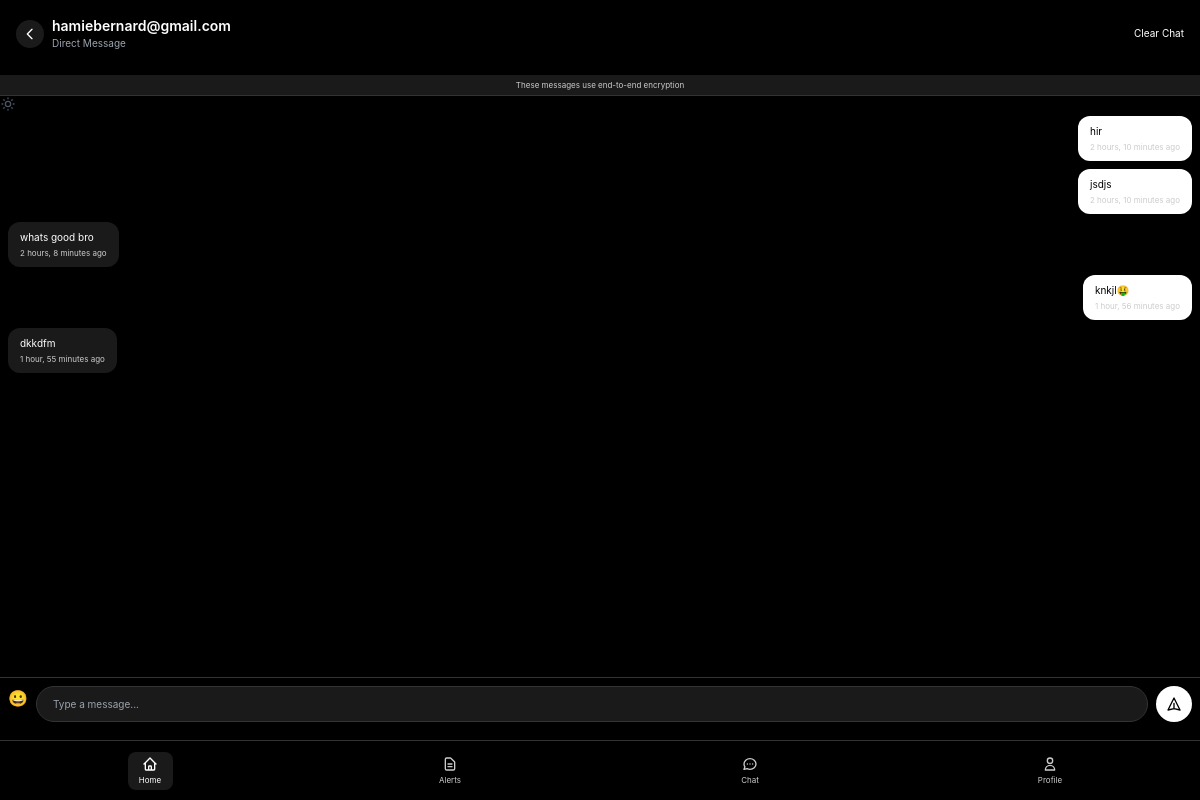
Page /dm/2/ (signed in) on the earlier database version.
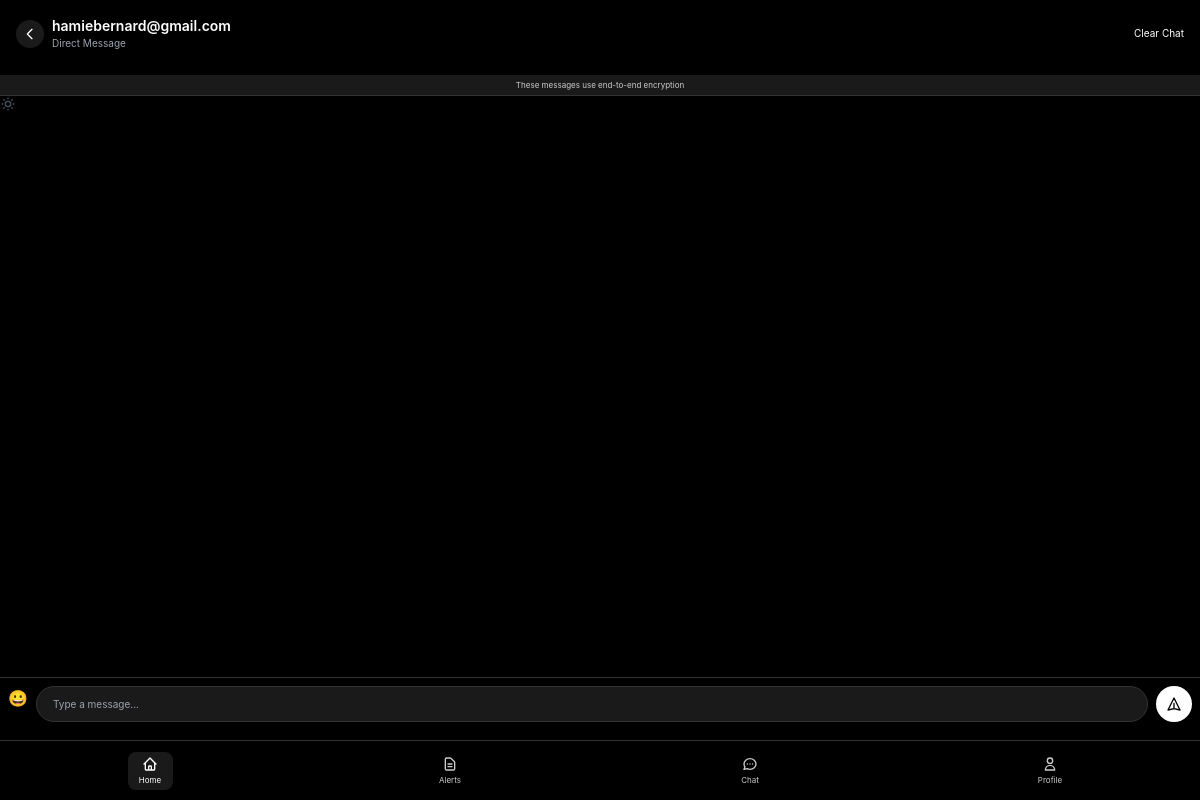
Same page on the later database version.
### core/models.py (models this page shows, shortened)
class Message(models.Model):
    sender = models.ForeignKey(User, on_delete=models.CASCADE, related_name='sent_messages')
    recipient = models.ForeignKey(User, on_delete=models.CASCADE, related_name='received_messages')
    content = models.TextField()
    timestamp = models.DateTimeField(auto_now_add=True)
    is_read = models.BooleanField(default=False)

### core/views.py (the view)
# urls.py: path('dm/<int:user_id>/', DMView.as_view(), name='dm'),
class DMView(LoginRequiredMixin, TemplateView):
    template_name = 'dm.html'
    def get_context_data(self, **kwargs):
        context = super().get_context_data(**kwargs)
        user = self.request.user
        other_user_id = self.kwargs['user_id']
        other_user = get_object_or_404(User, id=other_user_id)
        messages = Message.objects.filter(
            (Q(sender=user, recipient=other_user) | Q(sender=other_user, recipient=user))
        ).order_by('timestamp')
        messages.filter(recipient=user, is_read=False).update(is_read=True)
        context['other_user'] = other_user
        context['messages'] = messages
        context['last_message_id'] = messages.last().id if messages.exists() else 0
        return context

### core/templates/dm.html (shortened to what this page needs)
{% load static %}
<!DOCTYPE html>
<html lang="en" class="dark">
<head>
  <script src="https://cdn.tailwindcss.com"></script>
  <link href="https://fonts.cdnfonts.com/css/maria-2" rel="stylesheet">
</head>
<body>
  <div id="app-container">
    <div class="px-4 pt-4 pb-3">
      <div class="flex items-center justify-between mb-3">
        <div class="flex items-center space-x-2">
          <a href="{% url 'inbox' %}" class="p-1.5 rounded-full bg-white/10">
            <svg class="w-4 h-4 text-white" fill="none" stroke="currentColor" viewBox="0 0 24 24">
              <path stroke-linecap="round" stroke-linejoin="round" stroke-width="2" d="M15 19l-7-7 7-7" />
            </svg>
          </a>
          <div>
            <h2 class="header-title text-sm font-semibold text-white">{{ other_user.username }}</h2>
            <p class="header-desc text-8px text-gray-400">Direct Message</p>
          </div>
        </div>
        <button class="clear-chat-btn" onclick="clearChat()">Clear Chat</button>
      </div>
    </div>
    <div class="encryption-notice">
      These messages use end-to-end encryption
    </div>
    <div class="theme-toggle" onclick="toggleTheme()">
    </div>
    <div class="chat-container content" id="chat-container">
      {% for msg in messages %}
        <div class="chat-message {% if msg.sender == request.user %}sent{% else %}received{% endif %}" data-message-id="{{ msg.id }}">
          {{ msg.content }}
          <div class="message-time">{{ msg.timestamp|timesince }} ago</div>
        </div>
      {% endfor %}
    </div>
    <div class="chat-form">
      <span class="emoji-button" id="emoji-button">😀</span>
      <input type="text" id="chat-input" class="chat-input" placeholder="Type a message..." autocomplete="off">
      <button type="button" id="send-btn" class="send-btn">
        <svg class="w-4 h-4" fill="none" stroke="currentColor" viewBox="0 0 24 24">
          <path stroke-linecap="round" stroke-linejoin="round" stroke-width="2" d="M12 19l9 2-9-18-9 18 9-2zm0 0v-8" />
        </svg>
      </button>
    </div>
    {% include 'bottom_nav.html' %}
  </div>
</body>
</html>

### core/templates/bottom_nav.html (shortened to what this page needs)
<div class="bottom-nav">
  <a href="{% url 'home' %}" class="nav-item active">
    <svg class="w-4 h-4 mb-0.5" fill="none" stroke="currentColor" viewBox="0 0 24 24"><path stroke-linecap="round" stroke-linejoin="round" stroke-width="2" d="M3 12l2-2m0 0l7-7 7 7M5 10v10a1 1 0 001 1h3m10-11l2 2m-2-2v10a1 1 0 01-1 1h-3m-6 0a1 1 0 001-1v-4a1 1 0 011-1h2a1 1 0 011 1v4a1 1 0 001 1m-6 0h6"></path></svg>
    <span class="text-7px">Home</span>
  </a>
  <a href="{% url 'alert' %}" class="nav-item">
    <svg class="w-4 h-4 mb-0.5" fill="none" stroke="currentColor" viewBox="0 0 24 24"><path stroke-linecap="round" stroke-linejoin="round" stroke-width="2" d="M9 12h6m-6 4h6m2 5H7a2 2 0 01-2-2V5a2 2 0 012-2h5.586a1 1 0 01.707.293l5.414 5.414a1 1 0 01.293.707V19a2 2 0 01-2 2z"></path></svg>
    <span class="text-7px">Alerts</span>
  </a>
<a href="{% url 'inbox' %}" class="nav-item">
    <span class="text-7px">Chat</span>
  </a>
  <a href="{% url 'profile' %}" class="nav-item">
    <svg class="w-4 h-4 mb-0.5" fill="none" stroke="currentColor" viewBox="0 0 24 24"><path stroke-linecap="round" stroke-linejoin="round" stroke-width="2" d="M16 7a4 4 0 11-8 0 4 4 0 018 0zM12 14a7 7 0 00-7 7h14a7 7 0 00-7-7z"></path></svg>
    <span class="text-7px">Profile</span>
  </a>
</div>

### core/templates/dm.html (style rules this page uses)
:root { --primary: #000000; --secondary: #FFFFFF; --accent: #AAAAAA; --surface: #000000; --surface-light: #1A1A1A; --text-primary: #FFFFFF; --text-secondary: #CCCCCC; --border-light: #333333; --radius: 10px; --shadow: 0 6px 15px rgba(0, 0, 0, 0.4); }
* { box-sizing: border-box; }
body { font-family: 'Maria', -apple-system, BlinkMacSystemFont, 'Segoe UI', Roboto, sans-serif; background: var(--surface); margin: 0; font-size: 10px; overflow: hidden; height: 100vh; transition: background 0.3s ease; }
#app-container { height: 100vh; display: flex; flex-direction: column; background: transparent; overflow: hidden; }
.chat-container { display: flex; flex-direction: column; height: calc(100vh - 140px); overflow-y: auto; }
.chat-form { position: fixed; bottom: 70px; left: 0; right: 0; padding: 8px; background: var(--surface); border-top: 1px solid var(--border-light); display: flex; gap: 8px; }
.chat-input { flex: 1; background: var(--surface-light); border: 1px solid var(--border-light); border-radius: 20px; padding: 8px 16px; color: var(--text-primary); font-size: 10px; }
.send-btn { background: var(--secondary); color: var(--primary); border-radius: 50%; width: 36px; height: 36px; display: flex; align-items: center; justify-content: center; }
.emoji-button { cursor: pointer; font-size: 16px; }
.encryption-notice { text-align: center; font-size: 8px; color: var(--text-secondary); padding: 4px; background: var(--surface-light); border-bottom: 1px solid var(--border-light); }
.clear-chat-btn { background: transparent; color: var(--text-primary); border: none; font-size: 10px; cursor: pointer; }

### core/templates/bottom_nav.html (style rules this page uses)
.bottom-nav { position: fixed; bottom: 0; left: 0; right: 0; height: 60px; background: var(--surface); border-top: 1px solid var(--border-light); display: flex; justify-content: space-around; align-items: center; z-index: 1000; }
.nav-item { display: flex; flex-direction: column; align-items: center; font-size: 10px; color: #6b7280; text-decoration: none; }
.nav-item.active, .nav-item:hover { color: #3b82f6; }
.nav-item { display: flex; flex-direction: column; align-items: center; color: var(--text-secondary); text-decoration: none; padding: 4px; border-radius: 8px; transition: all 0.3s ease; min-width: 45px; font-size: 8px; }
.nav-item.active { color: var(--secondary); background: rgba(255, 255, 255, 0.1); }

Differences in the rows shown:
removed Message: content "hir", timestamp "2 hours, 10 minutes"
removed Message: content "jsdjs", timestamp "2 hours, 10 minutes"
removed Message: content "whats good bro", timestamp "2 hours, 8 minutes"
removed Message: content "knkjl🤑", timestamp "1 hour, 56 minutes"
removed Message: content "dkkdfm", timestamp "1 hour, 55 minutes"
